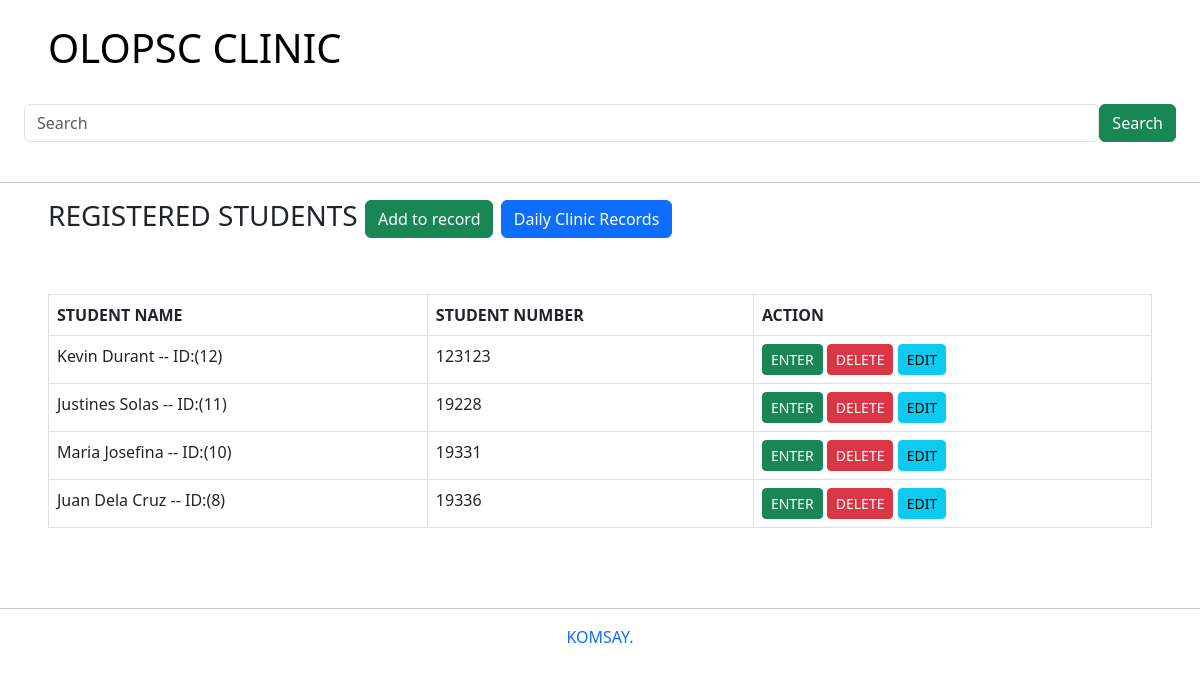
Before: / with the older database file.
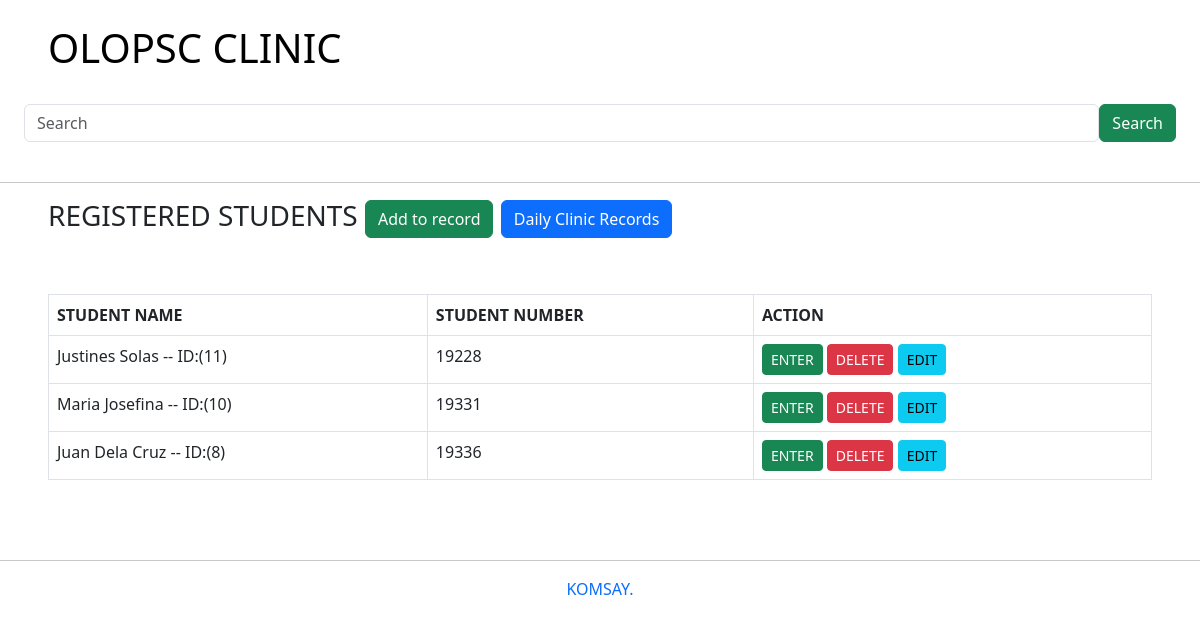
After: the same page with the newer database file.
### students/models.py (models this page shows)
class Student(models.Model):
    first_name = models.CharField(max_length=30)
    last_name = models.CharField(max_length=30)
    student_number = models.IntegerField(max_length=30)
    guardian_name = models.CharField(max_length=30)
    guardian_contact = models.CharField(max_length=30)

### students/views.py (the view)
# urls.py: path('', views.homepage, name='homepage'),
def homepage(request):
    data = Student.objects.all().order_by('-id')
    context = {
        'student': data
    }
    return render(request, "students/index.html", context)

### students/templates/students/index.html (shortened to what this page needs)
{% extends 'base.html'%}
{% block content %}
<div class="heading ps-5">
    <h3>REGISTERED STUDENTS  <a href="add" class="btn btn-success">Add to record</a> <a href="dailyclinicrecords" class="btn btn-primary">Daily Clinic Records</a></h3>
</div>
<div class="p-5">
    <div>
        <table class="table table-bordered">
            <thead>
                <tr>
                    <th>STUDENT NAME</th>
                    <th>STUDENT NUMBER</th>
                    <th>ACTION</th>
                </tr>
            </thead>
{% for data in student %}
            <tr>
                <td>{{ data.first_name }} {{data.last_name}} -- ID:({{ data.id }}) </td>
                <td>{{ data.student_number }}</td>
                <td><a class="btn btn-sm btn-success" href="{% url 'students:detail' data.id %}">ENTER</a>
                    <a  onclick="return confirm('Are you sure you want to delete this?')"  class="btn btn-sm btn-danger"href="{% url 'students:delete' data.id %}">DELETE</a>
                    <a class="btn btn-sm btn-info"href="{% url 'students:edit' data.id %}">EDIT</a></td>
            </tr>
{% endfor %}
        </table>
    </div>
</div>
{% endblock %}

Changed rows visible on the page:
removed Student: first_name "Kevin", last_name "Durant", id "12", student_number "123123"
